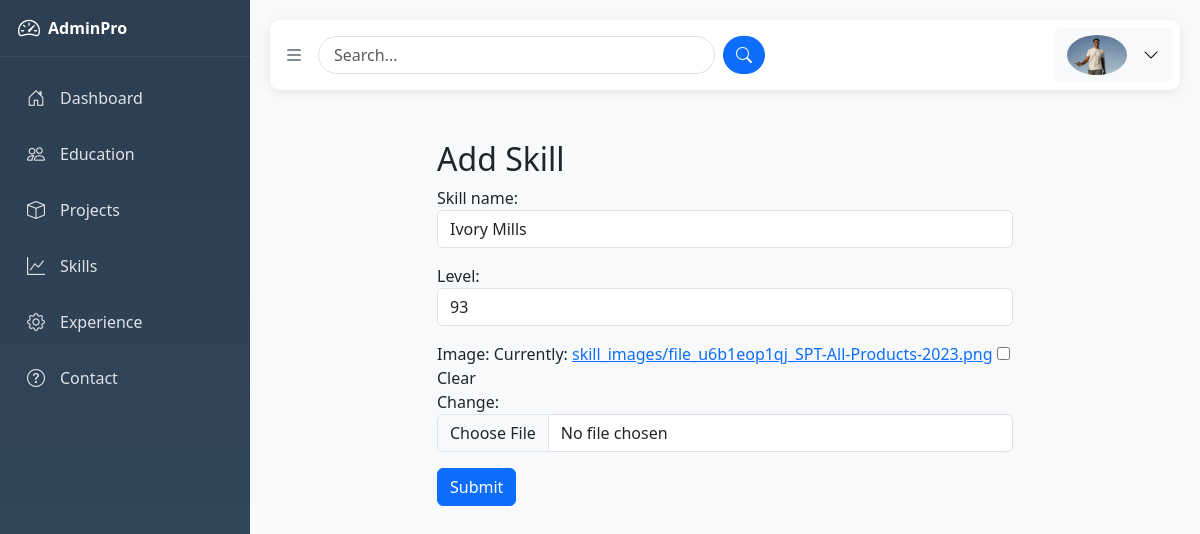
/editskill/1 (signed in), run on the app's committed database.
### app/models.py (models this page shows, shortened)
class CustomUserModel(AbstractUser):
    fullname = models.CharField(max_length=255, null=True, blank=True)
    phone = models.CharField(max_length=20, null=True, blank=True)
    title = models.CharField(max_length=100, help_text="Professional title (e.g., Full Stack Developer)", null=True, blank=True)
    date_of_birth = models.DateField(null=True, blank=True)
    bio = models.TextField(max_length=500, help_text="Short bio for hero section", null=True, blank=True)
    about_description = models.TextField(help_text="Detailed about description", null=True, blank=True)
    profile_image = models.ImageField(upload_to='profile_images/', blank=True, null=True)
    resume_file = models.FileField(upload_to='resumes/', blank=True, null=True)
    location = models.CharField(max_length=100, null=True, blank=True)
    linkedin_url = models.URLField(null=True, blank=True)
    github_url = models.URLField(null=True, blank=True)
    twitter_url = models.URLField(null=True, blank=True)
    instagram_url = models.URLField(null=True, blank=True)
    created_at = models.DateTimeField(auto_now_add=True)
    updated_at = models.DateTimeField(auto_now=True)

class skillModel(models.Model):
    user = models.ForeignKey(CustomUserModel, on_delete=models.CASCADE, related_name='skills')
    skill_name = models.CharField(max_length=100)
    image = models.ImageField(upload_to='skill_images/', blank=True, null=True)
    level = models.PositiveIntegerField(default=0, null=True, blank=True)
    created_at = models.DateTimeField(auto_now_add=True)
    updated_at = models.DateTimeField(auto_now=True)

### app/views.py (the view)
# urls.py: path('editskill/<int:id>', editskill, name='edit_skill'),
def editskill(request,id):
    skill = skillModel.objects.get(id=id)
    if request.method == 'POST':
        form = SkillForm(request.POST, request.FILES, instance=skill)
        if form.is_valid():
            skill = form.save(commit=False)
            skill.user = request.user
            skill.save()
            return redirect('skill_list')
    else:
        form = SkillForm(instance=skill)
    return render(request, 'backend/addskill.html', {'form': form})

### app/forms.py
class SkillForm(forms.ModelForm):
    class Meta:
        model = skillModel
        fields = [
            'skill_name',
            'level',
            'image'
        ]
        widgets = {
            'skill_name': forms.TextInput(attrs={'class': 'form-control', 'placeholder': 'Skill Name'}),
            'level': forms.NumberInput(attrs={'class': 'form-control'}),
            'image': forms.ClearableFileInput(attrs={'class': 'form-control'}),
        }

### app/templates/backend/addskill.html (shortened to what this page needs)
{% extends 'backend/base.html' %}
{% block content %}
<div class="container" style="margin-top: 50px; max-width: 600px;">
  <h2>Add Skill</h2>
  <form method="POST" enctype="multipart/form-data" action="">
    {{ form.as_p }}
    <button type="submit" class="btn btn-primary">Submit</button>
  </form>
</div>
{% endblock %}

### app/templates/backend/base.html (shortened to what this page needs)
<!DOCTYPE html>
<html lang="en">
<head>
  <link href="https://cdn.jsdelivr.net/npm/bootstrap@5.3.0/dist/css/bootstrap.min.css" rel="stylesheet" />
  <link href="https://cdn.jsdelivr.net/npm/bootstrap-icons@1.10.0/font/bootstrap-icons.css" rel="stylesheet" />
</head>
<body>
  <aside class="sidebar" id="sidebar">
    <div class="logo">
      <div class="d-flex align-items-center gap-2">
        <i class="bi bi-speedometer2 logo-icon"></i>
        <span class="logo-text">AdminPro</span>
      </div>
    </div>
    <nav class="sidebar-nav">
      <div class="nav-item">
        <a href="#" class="nav-link"><i class="bi bi-house-door"></i><span class="nav-text">Dashboard</span></a>
      </div>
      <div class="nav-item">
        <a href="{% url 'education_list' %}" class="nav-link"><i class="bi bi-people"></i><span class="nav-text">Education</span></a>
      </div>
      <div class="nav-item">
        <a href="{% url 'project_list' %}" class="nav-link"><i class="bi bi-box"></i><span class="nav-text">Projects</span></a>
      </div>
      <div class="nav-item">
        <a href="{% url 'skill_list' %}" class="nav-link"><i class="bi bi-graph-up"></i><span class="nav-text">Skills</span></a>
      </div>
      <div class="nav-item">
        <a href="{% url 'experience_list' %}" class="nav-link"><i class="bi bi-gear"></i><span class="nav-text">Experience</span></a>
      </div>
      <div class="nav-item">
        <a href="{% url 'contact_list' %}" class="nav-link"><i class="bi bi-question-circle"></i><span class="nav-text">Contact</span></a>
      </div>
    </nav>
  </aside>
  <main class="main-content" id="mainContent">
    <div
      class="top-navbar d-flex flex-column flex-md-row justify-content-between align-items-start align-items-md-center p-2">
      <div class="d-flex w-100 align-items-center justify-content-between">
        <button class="toggle-btn me-2" id="toggleBtn"><i class="bi bi-list"></i></button>
        <div class="d-none d-md-flex w-50">
          <div class="input-group">
            <input type="text" class="form-control rounded-pill" placeholder="Search..." style="padding-left:15px;">
            <button class="btn btn-primary rounded-pill ms-2" type="button"><i class="bi bi-search"></i></button>
          </div>
        </div>
        <div class="d-flex align-items-center ms-auto">
          <div class="dropdown">
            <button class="btn btn-light d-flex align-items-center" type="button" data-bs-toggle="dropdown">
              {% if request.user.profile_image %}<img src="{{ request.user.profile_image.url }}" class="rounded-circle me-2" alt="Avatar" height="40px">
              {% else %}
              <img src="https://static.vecteezy.com/system/resources/previews/032/176/191/non_2x/business-avatar-profile-black-icon-man-of-user-symbol-in-trendy-flat-style-isolated-on-male-profile-people-diverse-face-for-social-network-or-web-vector.jpg" class="rounded-circle me-2" alt="Avatar" height="40px">
              {% endif %}
              <i class="bi bi-chevron-down ms-2"></i>
            </button>
          </div>
        </div>
      </div>
    </div>
    {% block content %}
    {% endblock content %}
  </main>
</body>
</html>

### app/templates/backend/base.html (style rules this page uses)
:root { --sidebar-width: 250px; --sidebar-width-collapsed: 70px; --nav-item-height: 50px; }
body { font-family: 'Segoe UI', Tahoma, Geneva, Verdana, sans-serif; background: #f8f9fa; }
.sidebar { position: fixed; top: 0; left: 0; height: 100vh; width: var(--sidebar-width); background: linear-gradient(180deg, #2c3e50 0%, #34495e 100%); transition: width .25s ease, transform .25s ease; z-index: 1000; overflow-x: hidden; }
.sidebar .logo { padding: 16px 18px; border-bottom: 1px solid rgba(255, 255, 255, .08); display: flex; align-items: center; justify-content: space-between; color: #fff; }
.logo .logo-icon { font-size: 22px; line-height: 1; }
.logo .logo-text { font-weight: 600; white-space: nowrap; }
.sidebar-nav { padding: 10px 0; }
.sidebar-nav .nav-item { margin: 6px 10px; }
.sidebar-nav .nav-link { display: flex; align-items: center; gap: 12px; padding: 12px 14px; color: rgba(255, 255, 255, .85); text-decoration: none; border-radius: 8px; transition: background .2s ease, color .2s ease; white-space: nowrap; height: var(--nav-item-height); }
.sidebar-nav .nav-link i { font-size: 18px; width: 24px; text-align: center; flex: 0 0 24px; }
.nav-text { display: inline-block; }
.main-content { margin-left: var(--sidebar-width); transition: margin-left .25s ease; min-height: 100vh; padding: 20px; }
.top-navbar { background: #fff; box-shadow: 0 2px 10px rgba(0, 0, 0, .08); padding: 15px 20px; margin-bottom: 20px; border-radius: 10px; }
.toggle-btn { background: none; border: none; font-size: 20px; color: #2c3e50; cursor: pointer; }

### data on the page
CustomUserModel: user.profile_image (picture)
skillModel: skill_name "Ivory Mills", level "93"
